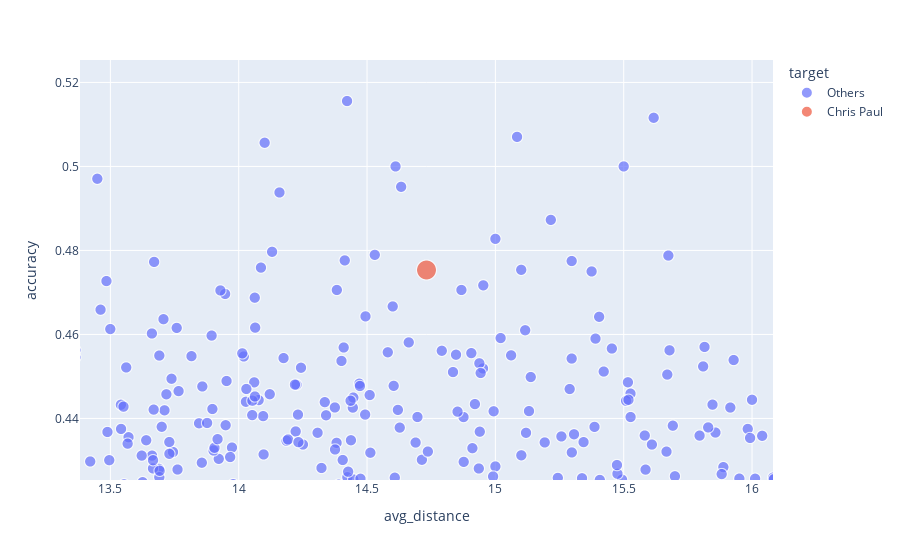

The cell this chart's notebook holds for it:
### Code cell
# fig_scatter.to_dict()
target_player = 'Chris Paul'
df['target'] = df.player.apply(lambda x: target_player if x == target_player else 'Others') 
df['size'] = df.player.apply(lambda x: 3 if x == target_player else 1)

fig_scatter2 = px.scatter(df, x="avg_distance", y="accuracy", hover_name="player", hover_data="target", color='target', size='size')
tick_idx = np.argwhere(fig_scatter2.data[1].hovertext == target_player)[0][0]
print('Tick idx', tick_idx)

min_x = min(fig_scatter2.data[0].x)
max_x = max(fig_scatter2.data[0].x)
range_x = max_x - min_x

min_y = min(fig_scatter2.data[0].y)
max_y = max(fig_scatter2.data[0].y)
range_y = max_y + min_y

print('range x,y', range_x, range_y)

target_x = fig_scatter2.data[1].x[tick_idx]
target_y = fig_scatter2.data[1].y[tick_idx]

print('target x,y', target_x, target_y)

zoomed_x_axis = [target_x - (0.05 * range_x), target_x + (0.05 * range_x)]
zoomed_y_axis = [target_y - (0.05 * range_y), target_y + (0.05 * range_y)]
print('zoomed_x_range', zoomed_x_axis)
print('zoomed_y_range', zoomed_y_axis)
fig_scatter2.update_xaxes(range=zoomed_x_axis)#, rangeslider=dict(visible=True))
fig_scatter2.update_yaxes(range=zoomed_y_axis)
fig_scatter2.show()

### Figure 1 — Plotly figure (JSON) as saved in the notebook; plotly's stock layout.template omitted (floating-point values rounded to 4 significant figures; data arrays with more than 128 entries replaced by an {"elided": "..."} marker saying what was removed)
{"data": [{"customdata": {"elided": "2150x1 str values"}, "hovertemplate": "<b>%{hovertext}</b><br><br>target=%{customdata[0]}<br>avg_distance=%{x}<br>accuracy=%{y}<br>size=%{marker.size}<extra></extra>", "hovertext": {"elided": "2150 str values"}, "legendgroup": "Others", "marker": {"color": "#636efa", "size": {"elided": "2150 int values"}, "sizemode": "area", "sizeref": 0.0075, "symbol": "circle"}, "mode": "markers", "name": "Others", "showlegend": true, "type": "scattergl", "x": {"elided": "2150 float values"}, "xaxis": "x", "y": {"elided": "2150 float values"}, "yaxis": "y"}, {"customdata": [["Chris Paul"]], "hovertemplate": "<b>%{hovertext}</b><br><br>target=%{customdata[0]}<br>avg_distance=%{x}<br>accuracy=%{y}<br>size=%{marker.size}<extra></extra>", "hovertext": ["Chris Paul"], "legendgroup": "Chris Paul", "marker": {"color": "#EF553B", "size": [3], "sizemode": "area", "sizeref": 0.0075, "symbol": "circle"}, "mode": "markers", "name": "Chris Paul", "showlegend": true, "type": "scattergl", "x": [14.73], "xaxis": "x", "y": [0.4753], "yaxis": "y"}], "layout": {"legend": {"itemsizing": "constant", "title": {"text": "target"}, "tracegroupgap": 0}, "margin": {"t": 60}, "xaxis": {"anchor": "y", "domain": [0, 1], "range": [13.38, 16.08], "title": {"text": "avg_distance"}}, "yaxis": {"anchor": "x", "domain": [0, 1], "range": [0.4253, 0.5253], "title": {"text": "accuracy"}}}}
